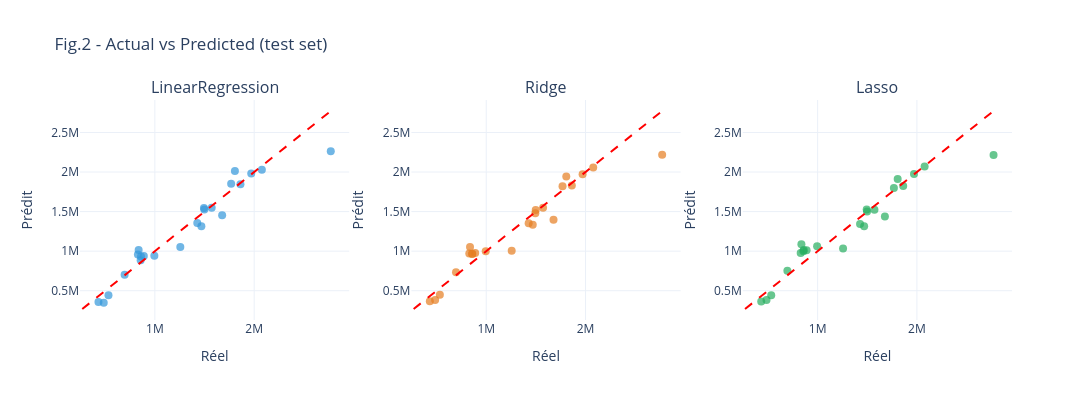

The notebook cell this image was saved under:
### Code cell
# Fig 2 : Actual vs Predicted (3 modèles) 
fig2 = make_subplots(rows=1, cols=3,
                     subplot_titles=("LinearRegression", "Ridge", "Lasso"))
 
all_vals = np.concatenate([y_train, y_test])
min_val, max_val = all_vals.min(), all_vals.max()
 
for i, (name, pred, color) in enumerate([
    ('LinearReg', y_test_pred_lr, '#3498db'),
    ('Ridge', y_test_pred_ridge, '#e67e22'),
    ('Lasso', y_test_pred_lasso, '#27ae60')
]):
    fig2.add_trace(go.Scatter(x=y_test, y=pred, mode='markers',
                               marker=dict(color=color, size=8, opacity=0.7),
                               showlegend=False), row=1, col=i+1)
    fig2.add_trace(go.Scatter(x=[min_val, max_val], y=[min_val, max_val],
                               mode='lines', line=dict(color='red', dash='dash', width=2),
                               showlegend=False), row=1, col=i+1)
    fig2.update_xaxes(title_text="Réel", row=1, col=i+1)
    fig2.update_yaxes(title_text="Prédit", row=1, col=i+1)
 
fig2.update_layout(title="Fig.2 - Actual vs Predicted (test set)",
                   height=400, width=1100, template='plotly_white')
fig2.write_image(f"{output_images_path}/f2_actual_vs_predicted.png", scale=2)
fig2.show()

### Figure 1 — Plotly figure (JSON) as saved in the notebook; plotly's stock layout.template omitted (floating-point values rounded to 4 significant figures)
{"data": [{"marker": {"color": "#3498db", "opacity": 0.7, "size": 8}, "mode": "markers", "showlegend": false, "type": "scatter", "x": [994800.0, 695400.0, 485100.0, 1494000.0, 1677000.0, 1806000.0, 860300.0, 432000.0, 888800.0, 829200.0, 1970000.0, 1862000.0, 1468000.0, 856800.0, 1427000.0, 1572000.0, 1768000.0, 2077000.0, 1256000.0, 2771000.0, 532700.0, 836700.0, 1498000.0], "xaxis": "x", "y": [941300.0, 702800.0, 348900.0, 1547000.0, 1455000.0, 2015000.0, 931000.0, 358800.0, 939900.0, 958700.0, 1980000.0, 1847000.0, 1316000.0, 884300.0, 1356000.0, 1548000.0, 1852000.0, 2029000.0, 1054000.0, 2264000.0, 442600.0, 1016000.0, 1528000.0], "yaxis": "y"}, {"line": {"color": "red", "dash": "dash", "width": 2}, "mode": "lines", "showlegend": false, "type": "scatter", "x": [268900.0, 2771000.0], "xaxis": "x", "y": [268900.0, 2771000.0], "yaxis": "y"}, {"marker": {"color": "#e67e22", "opacity": 0.7, "size": 8}, "mode": "markers", "showlegend": false, "type": "scatter", "x": [994800.0, 695400.0, 485100.0, 1494000.0, 1677000.0, 1806000.0, 860300.0, 432000.0, 888800.0, 829200.0, 1970000.0, 1862000.0, 1468000.0, 856800.0, 1427000.0, 1572000.0, 1768000.0, 2077000.0, 1256000.0, 2771000.0, 532700.0, 836700.0, 1498000.0], "xaxis": "x2", "y": [997300.0, 733800.0, 382400.0, 1480000.0, 1398000.0, 1942000.0, 964600.0, 367400.0, 975600.0, 970300.0, 1973000.0, 1830000.0, 1333000.0, 968400.0, 1352000.0, 1548000.0, 1822000.0, 2058000.0, 1006000.0, 2219000.0, 448700.0, 1053000.0, 1522000.0], "yaxis": "y2"}, {"line": {"color": "red", "dash": "dash", "width": 2}, "mode": "lines", "showlegend": false, "type": "scatter", "x": [268900.0, 2771000.0], "xaxis": "x2", "y": [268900.0, 2771000.0], "yaxis": "y2"}, {"marker": {"color": "#27ae60", "opacity": 0.7, "size": 8}, "mode": "markers", "showlegend": false, "type": "scatter", "x": [994800.0, 695400.0, 485100.0, 1494000.0, 1677000.0, 1806000.0, 860300.0, 432000.0, 888800.0, 829200.0, 1970000.0, 1862000.0, 1468000.0, 856800.0, 1427000.0, 1572000.0, 1768000.0, 2077000.0, 1256000.0, 2771000.0, 532700.0, 836700.0, 1498000.0], "xaxis": "x3", "y": [1063000.0, 753400.0, 382500.0, 1526000.0, 1439000.0, 1913000.0, 1013000.0, 364700.0, 1012000.0, 976800.0, 1976000.0, 1824000.0, 1316000.0, 999000.0, 1344000.0, 1523000.0, 1797000.0, 2071000.0, 1034000.0, 2215000.0, 441700.0, 1087000.0, 1502000.0], "yaxis": "y3"}, {"line": {"color": "red", "dash": "dash", "width": 2}, "mode": "lines", "showlegend": false, "type": "scatter", "x": [268900.0, 2771000.0], "xaxis": "x3", "y": [268900.0, 2771000.0], "yaxis": "y3"}], "layout": {"annotations": [{"font": {"size": 16}, "showarrow": false, "text": "LinearRegression", "x": 0.1444, "xanchor": "center", "xref": "paper", "y": 1, "yanchor": "bottom", "yref": "paper"}, {"font": {"size": 16}, "showarrow": false, "text": "Ridge", "x": 0.5, "xanchor": "center", "xref": "paper", "y": 1, "yanchor": "bottom", "yref": "paper"}, {"font": {"size": 16}, "showarrow": false, "text": "Lasso", "x": 0.8556, "xanchor": "center", "xref": "paper", "y": 1, "yanchor": "bottom", "yref": "paper"}], "height": 400, "title": {"text": "Fig.2 - Actual vs Predicted (test set)"}, "width": 1100, "xaxis": {"anchor": "y", "domain": [0, 0.2889], "title": {"text": "Réel"}}, "xaxis2": {"anchor": "y2", "domain": [0.3556, 0.6444], "title": {"text": "Réel"}}, "xaxis3": {"anchor": "y3", "domain": [0.7111, 1], "title": {"text": "Réel"}}, "yaxis": {"anchor": "x", "domain": [0, 1], "title": {"text": "Prédit"}}, "yaxis2": {"anchor": "x2", "domain": [0, 1], "title": {"text": "Prédit"}}, "yaxis3": {"anchor": "x3", "domain": [0, 1], "title": {"text": "Prédit"}}}}
